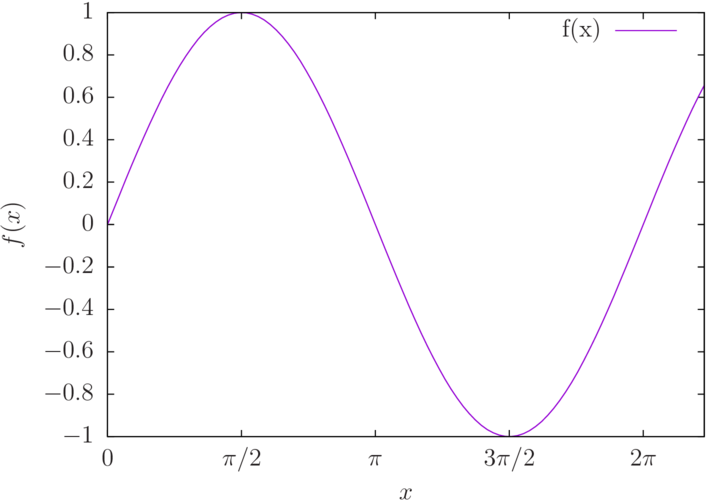

gnuplot code for this plot:
reset

set xlab "$x$"
set ylab "$f(x)$"
set xtics("0" 0, "$\\pi/2$" pi/2, "$\\pi$" pi, "$3\\pi/2$" 3*pi/2, "$2 \\pi$" 2*pi)
set xrange[0:7]

f(x) = sin(x)

plot f(x)
